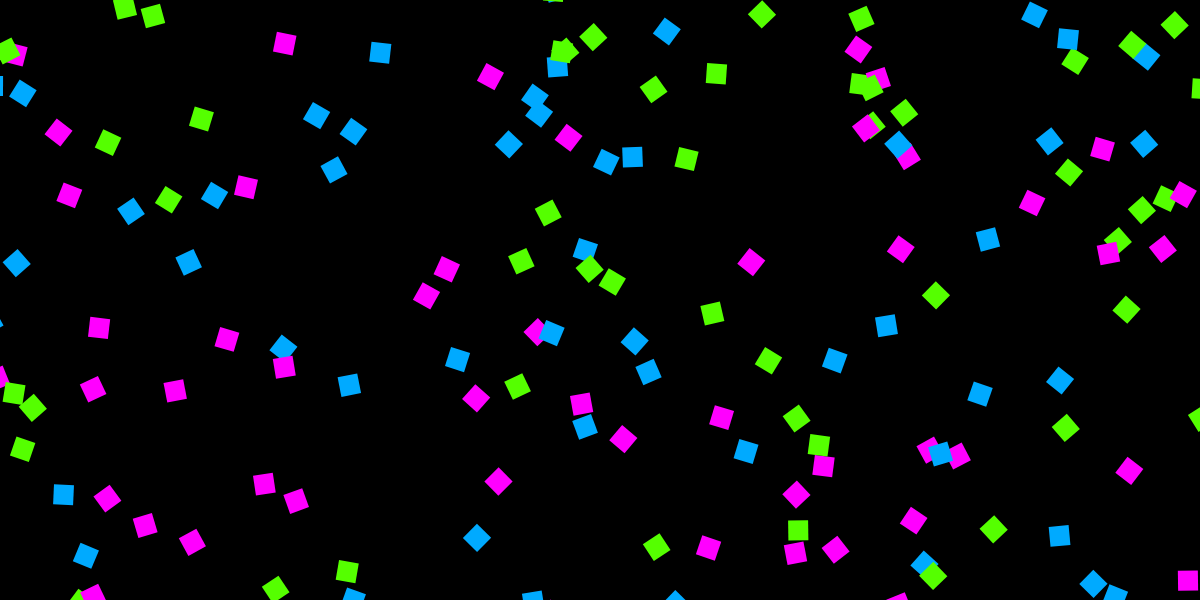
Frame 1 (no input)
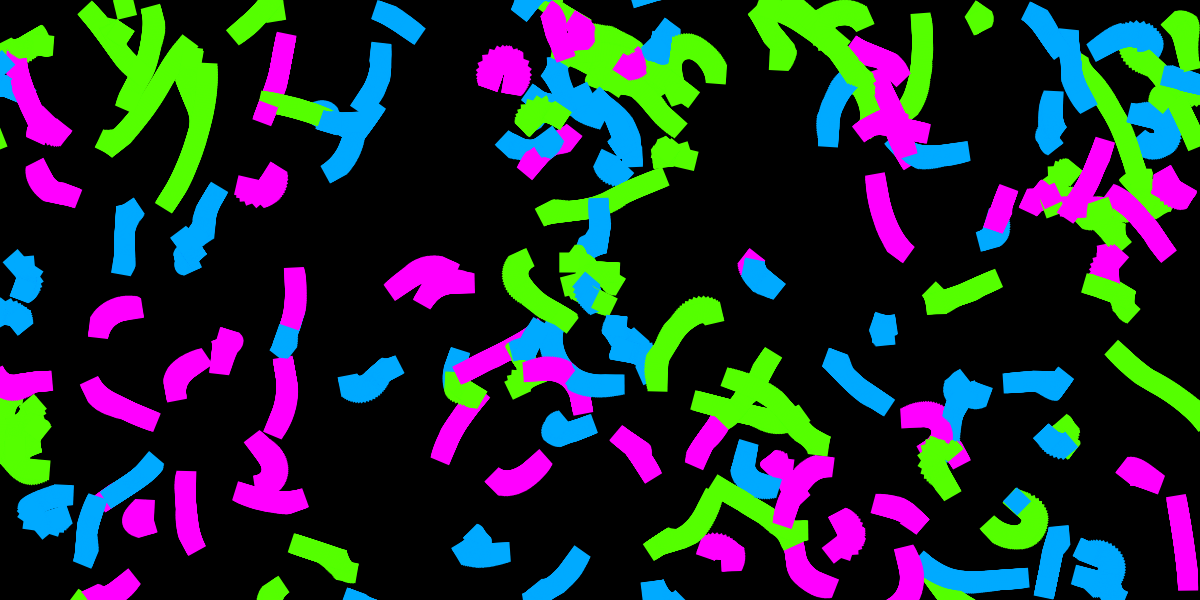
Frame 60 (no input)
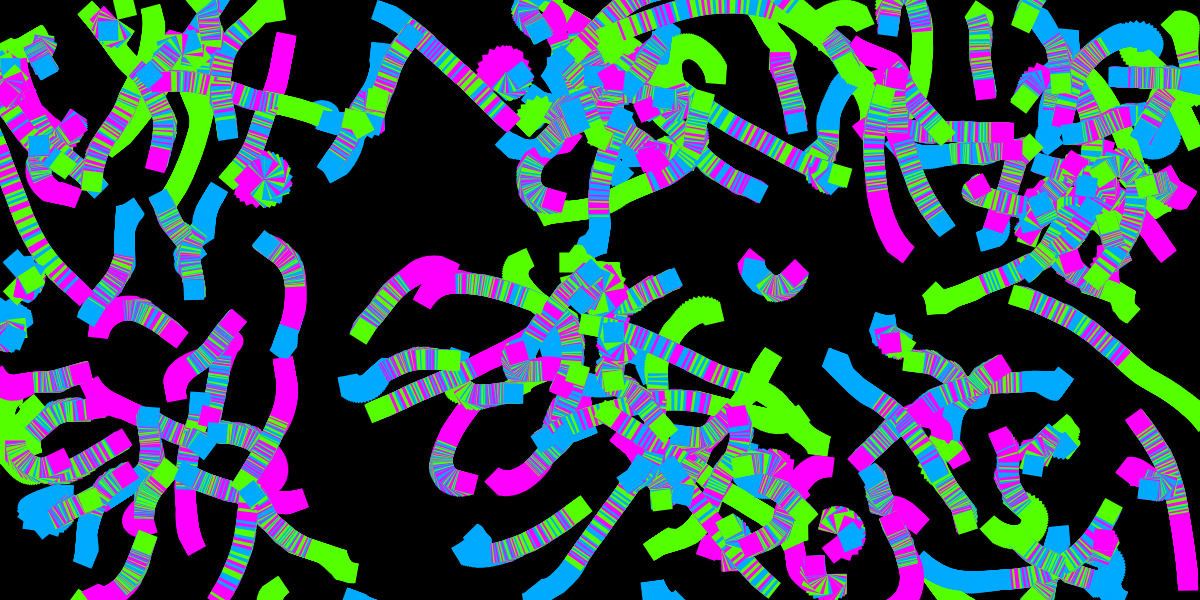
Frame 120 (the mouse pressed at the canvas centre since frame 60)

The p5.js sketch that drew these frames (run headless with seeded random() and noise() and a simulated clock; from frame 60 on, the mouse is pressed at the canvas centre):

// p5.js sketch
// ── sketch.js
let blobs = [];
let numBlobs = 150;
let target;

function setup() {
    createCanvas(1200, 600);
    colorMode(HSB);
    noStroke();

    background(100, 0, 0);

    target = createVector(width/2, height/2);

    for (let i = 0; i < numBlobs; i++) {
        blobs.push(new Blob(random(width), random(height), target, (i % 3) + 1))
    }
}

function keyTyped() {
    // keyCodes are for both Windows and Mac! I wanted to be inclusive :)
    if (keyCode === 32 || keyCode === 49) {
        background(0, 0, 0);
    }
    if (keyCode === 88 || keyCode === 7) {
        for (let blob of blobs) {
            blob.maxSpeed += 30;
            blob.alignmentMultiple += 5;
        }
    }
    if (keyCode === 48 || keyCode === 29) {
        background(0, 0, 0);
        for (let blob of blobs) {
            blob.pos = createVector(random(width), random(height));
            blob.vel = createVector(random(-1, 1), random(-1, 1));
            blob.acc = createVector(0, 0);
            blob.maxSpeed = random(4);
            blob.alignmentMultiple = 1;
        }
    }
}

function draw() {
    for(let blob of blobs) {
        blob.update();
        blob.show();
    }
}

// ── blob.js
class Blob {
    constructor(x, y, target, state) {
        this.pos = createVector(x, y);
        this.vel = createVector(random(-1, 1), random(-1, 1));
        this.acc = createVector(0, 0);

        this.target = target;
        this.maxSpeed = random(4);
        this.maxForce = 0.05;

        this.goodRange = 150;

        this.badRange = 50;

        this.state = state;

        this.mass = this.state;

        this.alignmentMultiple = 1;
    }

    updateState() {
        let randNum = random(1000)
        if (randNum >= 13 && randNum < 14) {
            this.state = 1
        } else if (randNum >= 69 && randNum < 70) {
            this.state = 2
        } else if (randNum >= 20 && randNum < 21) {
            this.state = 3
        }
    }

    clickState() {
        let randNum = Math.round(random(5))
        this.state = ((this.state + randNum) % 3) + 1;
    }

    addForce(force) {
        let forceWithMass = p5.Vector.div(force, this.mass);
        this.acc.add(forceWithMass);
    }

    wrap() {
        this.pos.x = (this.pos.x + width) % width;
        this.pos.y = (this.pos.y + height) % height;
    }

    getCloseGoodBlobs() {
        let closeGoodBlobs = [];
        for (let blob of blobs) {
            if (blob !== this) {
                if (blob.state == this.state) {
                    if (dist(blob.pos.x, blob.pos.y, this.pos.x, this.pos.y) < this.goodRange) {
                        closeGoodBlobs.push(blob);
                    }
                }
            }
        }
        return closeGoodBlobs;
    }

    getCloseBadBlobs() {
        let closeBadBlobs = [];
        for (let blob of blobs) {
            if (blob !== this) {
                if (blob.state !== this.state) {
                    if (dist(blob.pos.x, blob.pos.y, this.pos.x, this.pos.y) < this.badRange) {
                        closeBadBlobs.push(blob);
                    }
                }
            }
        }
        return closeBadBlobs;
    }

    cohesion(closeGoodBlobs) {
        if (closeGoodBlobs.length > 0) {
            let sumPositions = createVector(0, 0);
            for (let blob of closeGoodBlobs) {
                sumPositions.add(blob.pos);
            }
            sumPositions.div(closeGoodBlobs.length);

            let desired = p5.Vector.sub(sumPositions, this.pos);
            desired.setMag(this.maxSpeed);
            let steeringForce = p5.Vector.sub(desired, this.blob);
            steeringForce.limit(this.maxForce);
            return steeringForce;
        }

        return createVector(0,0);
    }

    separation(closeBadBlobs) {
        let sumOfAnglesToBlobs = createVector(0, 0);
        for (let blob of closeBadBlobs) {
            let dirToBlobs = p5.Vector.sub(blob.pos, this.pos);
            sumOfAnglesToBlobs.add(dirToBlobs);
        }
        if (closeBadBlobs.length !== 0) {
            sumOfAnglesToBlobs.div(closeBadBlobs.length);
        }
        sumOfAnglesToBlobs.setMag(this.maxSpeed);
        sumOfAnglesToBlobs.mult(-1);
        
        let steeringForce = p5.Vector.sub(sumOfAnglesToBlobs, this.blob);
        steeringForce.limit(this.maxForce);

        return steeringForce;
    }

    alignment(closeGoodBlobs) {
        let sumOfVelocities = createVector(0, 0);
        for (let blob of closeGoodBlobs) {
            sumOfVelocities.add(blob.vel);
        }
        if (closeGoodBlobs.length > 0) {
            sumOfVelocities.div(closeGoodBlobs.length);
        }
        sumOfVelocities.setMag(this.maxSpeed);
        
        let steeringForce = p5.Vector.sub(sumOfVelocities, this.vel);
        steeringForce.limit(this.maxForce);

        return steeringForce;
    }

    update() {
        if (mouseIsPressed) {
            this.clickState();
        }


        this.updateState();

        let closeGoodBlobs = this.getCloseGoodBlobs();
        let cohesionForce = this.cohesion(closeGoodBlobs);
        cohesionForce.mult(1);
        this.addForce(cohesionForce);

        let closeBadBlobs = this.getCloseBadBlobs();
        let separationForce = this.separation(closeBadBlobs);
        separationForce.mult(1);
        this.addForce(separationForce);

        let alignmentForce = this.alignment(closeGoodBlobs);
        alignmentForce.mult(0.2);
        this.addForce(alignmentForce);

        this.vel.add(this.acc);
        this.vel.limit(this.maxSpeed);
        this.pos.add(this.vel);
        this.acc.set(0,0);

        this.wrap();
    }

    show() {
        push();
        
        translate(this.pos.x, this.pos.y);

        let angle = this.vel.heading();
        rotate(angle);

        fill(this.state*100, 100, 100);
        rect(0, 0, 20, 20);

        pop();
    }

}
